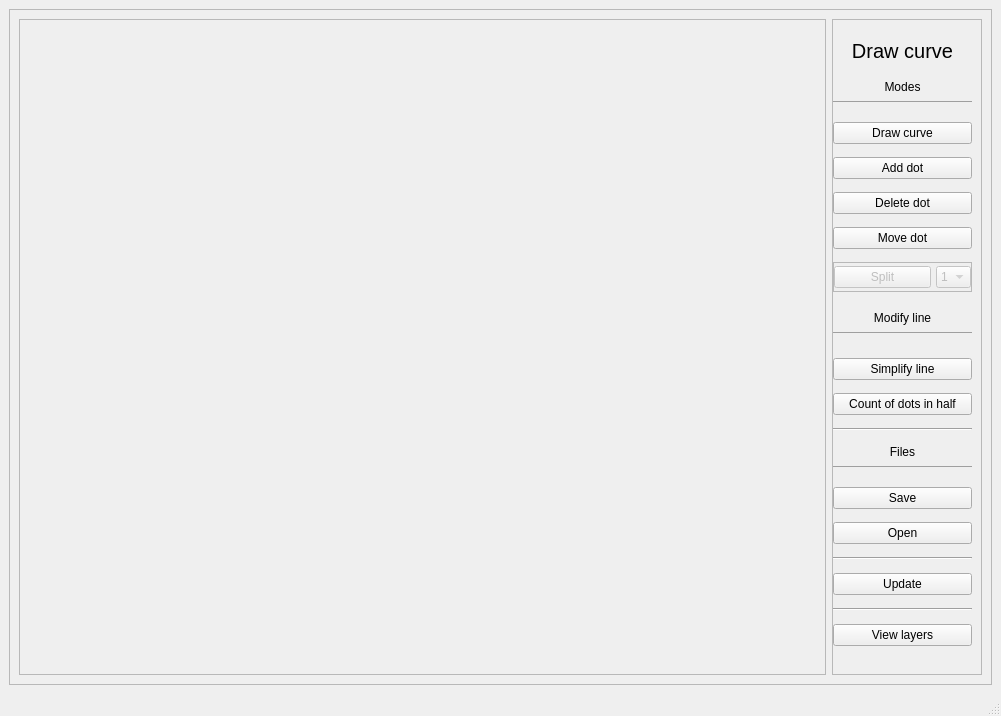
<?xml version="1.0" encoding="UTF-8"?>
<ui version="4.0">
 <class>MainWindow</class>
 <widget class="QMainWindow" name="MainWindow">
  <property name="geometry">
   <rect>
    <x>0</x>
    <y>0</y>
    <width>1001</width>
    <height>716</height>
   </rect>
  </property>
  <property name="windowTitle">
   <string>MainWindow</string>
  </property>
  <widget class="QWidget" name="centralwidget">
   <layout class="QVBoxLayout" name="verticalLayout_2">
    <item>
     <widget class="QFrame" name="main_frame">
      <property name="minimumSize">
       <size>
        <width>100</width>
        <height>0</height>
       </size>
      </property>
      <property name="frameShape">
       <enum>QFrame::StyledPanel</enum>
      </property>
      <property name="frameShadow">
       <enum>QFrame::Raised</enum>
      </property>
      <layout class="QGridLayout" name="gridLayout">
       <item row="0" column="0">
        <widget class="QFrame" name="draw_polygon_frame">
         <property name="minimumSize">
          <size>
           <width>100</width>
           <height>0</height>
          </size>
         </property>
         <property name="styleSheet">
          <string notr="true"/>
         </property>
         <property name="frameShape">
          <enum>QFrame::StyledPanel</enum>
         </property>
         <property name="frameShadow">
          <enum>QFrame::Raised</enum>
         </property>
        </widget>
       </item>
       <item row="0" column="1">
        <widget class="QFrame" name="toolbar_frame">
         <property name="minimumSize">
          <size>
           <width>100</width>
           <height>0</height>
          </size>
         </property>
         <property name="maximumSize">
          <size>
           <width>150</width>
           <height>16777215</height>
          </size>
         </property>
         <property name="frameShape">
          <enum>QFrame::StyledPanel</enum>
         </property>
         <property name="frameShadow">
          <enum>QFrame::Raised</enum>
         </property>
         <layout class="QVBoxLayout" name="verticalLayout">
          <property name="sizeConstraint">
           <enum>QLayout::SetDefaultConstraint</enum>
          </property>
          <property name="leftMargin">
           <number>0</number>
          </property>
          <item>
           <widget class="QLabel" name="modeName">
            <property name="maximumSize">
             <size>
              <width>16777215</width>
              <height>30</height>
             </size>
            </property>
            <property name="font">
             <font>
              <family>Arial</family>
              <pointsize>15</pointsize>
             </font>
            </property>
            <property name="text">
             <string>Draw curve</string>
            </property>
            <property name="textFormat">
             <enum>Qt::AutoText</enum>
            </property>
            <property name="alignment">
             <set>Qt::AlignCenter</set>
            </property>
           </widget>
          </item>
          <item>
           <widget class="QLabel" name="label_2">
            <property name="maximumSize">
             <size>
              <width>16777215</width>
              <height>30</height>
             </size>
            </property>
            <property name="text">
             <string>&lt;html&gt;&lt;head/&gt;Modes&lt;hr&gt;&lt;/body&gt;&lt;/html&gt;</string>
            </property>
            <property name="alignment">
             <set>Qt::AlignCenter</set>
            </property>
           </widget>
          </item>
          <item>
           <widget class="QPushButton" name="drawCurve">
            <property name="text">
             <string>Draw curve</string>
            </property>
           </widget>
          </item>
          <item>
           <widget class="QPushButton" name="addDot">
            <property name="text">
             <string>Add dot</string>
            </property>
           </widget>
          </item>
          <item>
           <widget class="QPushButton" name="deleteDot">
            <property name="text">
             <string>Delete dot</string>
            </property>
           </widget>
          </item>
          <item>
           <widget class="QPushButton" name="moveDot">
            <property name="text">
             <string>Move dot</string>
            </property>
           </widget>
          </item>
          <item>
           <widget class="QFrame" name="split_frame">
            <property name="enabled">
             <bool>false</bool>
            </property>
            <property name="maximumSize">
             <size>
              <width>16777215</width>
              <height>30</height>
             </size>
            </property>
            <property name="frameShape">
             <enum>QFrame::StyledPanel</enum>
            </property>
            <property name="frameShadow">
             <enum>QFrame::Raised</enum>
            </property>
            <layout class="QHBoxLayout" name="horizontalLayout">
             <property name="spacing">
              <number>5</number>
             </property>
             <property name="leftMargin">
              <number>0</number>
             </property>
             <property name="topMargin">
              <number>0</number>
             </property>
             <property name="rightMargin">
              <number>0</number>
             </property>
             <property name="bottomMargin">
              <number>0</number>
             </property>
             <item>
              <widget class="QPushButton" name="addSplitButton">
               <property name="text">
                <string>Split</string>
               </property>
              </widget>
             </item>
             <item>
              <widget class="QComboBox" name="splitNumberComboBox">
               <property name="maximumSize">
                <size>
                 <width>35</width>
                 <height>16777215</height>
                </size>
               </property>
               <item>
                <property name="text">
                 <string>1</string>
                </property>
               </item>
               <item>
                <property name="text">
                 <string>2</string>
                </property>
               </item>
              </widget>
             </item>
            </layout>
           </widget>
          </item>
          <item>
           <widget class="QLabel" name="label_3">
            <property name="maximumSize">
             <size>
              <width>16777215</width>
              <height>40</height>
             </size>
            </property>
            <property name="text">
             <string>&lt;html&gt;&lt;head/&gt;&lt;body&gt;Modify line&lt;hr&gt;&lt;/body&gt;&lt;/html&gt;</string>
            </property>
            <property name="alignment">
             <set>Qt::AlignCenter</set>
            </property>
           </widget>
          </item>
          <item>
           <widget class="QPushButton" name="simplifyButton">
            <property name="text">
             <string>Simplify line</string>
            </property>
           </widget>
          </item>
          <item>
           <widget class="QPushButton" name="halve">
            <property name="text">
             <string>Count of dots in half</string>
            </property>
           </widget>
          </item>
          <item>
           <widget class="Line" name="line_5">
            <property name="orientation">
             <enum>Qt::Horizontal</enum>
            </property>
           </widget>
          </item>
          <item>
           <widget class="QLabel" name="label">
            <property name="maximumSize">
             <size>
              <width>16777215</width>
              <height>30</height>
             </size>
            </property>
            <property name="text">
             <string>&lt;html&gt;&lt;head/&gt;&lt;body&gt;Files&lt;hr&gt;&lt;/body&gt;&lt;/html&gt;</string>
            </property>
            <property name="alignment">
             <set>Qt::AlignCenter</set>
            </property>
           </widget>
          </item>
          <item>
           <widget class="QPushButton" name="save">
            <property name="text">
             <string>Save</string>
            </property>
           </widget>
          </item>
          <item>
           <widget class="QPushButton" name="open">
            <property name="text">
             <string>Open</string>
            </property>
           </widget>
          </item>
          <item>
           <widget class="Line" name="line_3">
            <property name="orientation">
             <enum>Qt::Horizontal</enum>
            </property>
           </widget>
          </item>
          <item>
           <widget class="QPushButton" name="updateButton">
            <property name="minimumSize">
             <size>
              <width>100</width>
              <height>0</height>
             </size>
            </property>
            <property name="text">
             <string>Update</string>
            </property>
           </widget>
          </item>
          <item>
           <widget class="Line" name="line">
            <property name="orientation">
             <enum>Qt::Horizontal</enum>
            </property>
           </widget>
          </item>
          <item>
           <widget class="QPushButton" name="viewLayersButton">
            <property name="text">
             <string>View layers</string>
            </property>
           </widget>
          </item>
         </layout>
        </widget>
       </item>
      </layout>
     </widget>
    </item>
   </layout>
  </widget>
  <widget class="QMenuBar" name="menubar">
   <property name="geometry">
    <rect>
     <x>0</x>
     <y>0</y>
     <width>1001</width>
     <height>21</height>
    </rect>
   </property>
  </widget>
  <widget class="QStatusBar" name="statusbar"/>
 </widget>
 <resources/>
 <connections/>
</ui>
